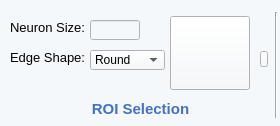
              <widget class="QWidget" name="widget_3" native="true">
               <property name="sizePolicy">
                <sizepolicy hsizetype="Fixed" vsizetype="Fixed">
                 <horstretch>0</horstretch>
                 <verstretch>0</verstretch>
                </sizepolicy>
               </property>
               <property name="minimumSize">
                <size>
                 <width>280</width>
                 <height>126</height>
                </size>
               </property>
               <property name="maximumSize">
                <size>
                 <width>280</width>
                 <height>126</height>
                </size>
               </property>
               <property name="styleSheet">
                <string notr="true">background-color: rgb(0, 255, 127);
background-color: rgb(245, 248, 250);
</string>
               </property>
               <widget class="QLabel" name="label_162">
                <property name="geometry">
                 <rect>
                  <x>10</x>
                  <y>20</y>
                  <width>94</width>
                  <height>17</height>
                 </rect>
                </property>
                <property name="sizePolicy">
                 <sizepolicy hsizetype="Fixed" vsizetype="Fixed">
                  <horstretch>0</horstretch>
                  <verstretch>0</verstretch>
                 </sizepolicy>
                </property>
                <property name="font">
                 <font>
                  <family>Arial</family>
                  <pointsize>10</pointsize>
                 </font>
                </property>
                <property name="text">
                 <string>Neuron Size:</string>
                </property>
                <property name="alignment">
                 <set>Qt::AlignLeading|Qt::AlignLeft|Qt::AlignTop</set>
                </property>
               </widget>
               <widget class="QLineEdit" name="OnNeuronSizeValue">
                <property name="geometry">
                 <rect>
                  <x>90</x>
                  <y>20</y>
                  <width>50</width>
                  <height>20</height>
                 </rect>
                </property>
                <property name="minimumSize">
                 <size>
                  <width>50</width>
                  <height>20</height>
                 </size>
                </property>
                <property name="maximumSize">
                 <size>
                  <width>50</width>
                  <height>20</height>
                 </size>
                </property>
               </widget>
               <widget class="QToolButton" name="OnAutoROIButton">
                <property name="geometry">
                 <rect>
                  <x>170</x>
                  <y>16</y>
                  <width>80</width>
                  <height>74</height>
                 </rect>
                </property>
                <property name="styleSheet">
                 <string notr="true">border-image: url(:/online/Asset 17.png);</string>
                </property>
                <property name="text">
                 <string/>
                </property>
               </widget>
               <widget class="QLabel" name="label_166">
                <property name="geometry">
                 <rect>
                  <x>10</x>
                  <y>50</y>
                  <width>93</width>
                  <height>17</height>
                 </rect>
                </property>
                <property name="sizePolicy">
                 <sizepolicy hsizetype="Fixed" vsizetype="Fixed">
                  <horstretch>0</horstretch>
                  <verstretch>0</verstretch>
                 </sizepolicy>
                </property>
                <property name="font">
                 <font>
                  <family>Arial</family>
                  <pointsize>10</pointsize>
                 </font>
                </property>
                <property name="text">
                 <string>Edge Shape:</string>
                </property>
                <property name="alignment">
                 <set>Qt::AlignLeading|Qt::AlignLeft|Qt::AlignTop</set>
                </property>
               </widget>
               <widget class="QComboBox" name="OnEdgeShapeValue">
                <property name="geometry">
                 <rect>
                  <x>90</x>
                  <y>50</y>
                  <width>75</width>
                  <height>20</height>
                 </rect>
                </property>
                <property name="minimumSize">
                 <size>
                  <width>75</width>
                  <height>20</height>
                 </size>
                </property>
                <property name="maximumSize">
                 <size>
                  <width>75</width>
                  <height>20</height>
                 </size>
                </property>
                <property name="font">
                 <font>
                  <family>Arial</family>
                 </font>
                </property>
                <item>
                 <property name="text">
                  <string>Round</string>
                 </property>
                </item>
                <item>
                 <property name="text">
                  <string>Freehand</string>
                 </property>
                </item>
               </widget>
               <widget class="QLabel" name="label_164">
                <property name="geometry">
                 <rect>
                  <x>10</x>
                  <y>101</y>
                  <width>261</width>
                  <height>16</height>
                 </rect>
                </property>
                <property name="sizePolicy">
                 <sizepolicy hsizetype="Fixed" vsizetype="Preferred">
                  <horstretch>0</horstretch>
                  <verstretch>0</verstretch>
                 </sizepolicy>
                </property>
                <property name="minimumSize">
                 <size>
                  <width>261</width>
                  <height>0</height>
                 </size>
                </property>
                <property name="font">
                 <font>
                  <family>Arial</family>
                  <pointsize>11</pointsize>
                  <weight>75</weight>
                  <bold>true</bold>
                 </font>
                </property>
                <property name="styleSheet">
                 <string notr="true">color: rgb(67, 114, 193);</string>
                </property>
                <property name="text">
                 <string>ROI Selection</string>
                </property>
                <property name="alignment">
                 <set>Qt::AlignCenter</set>
                </property>
               </widget>
               <widget class="QPushButton" name="OnROIShowButton">
                <property name="geometry">
                 <rect>
                  <x>260</x>
                  <y>51</y>
                  <width>8</width>
                  <height>16</height>
                 </rect>
                </property>
                <property name="minimumSize">
                 <size>
                  <width>8</width>
                  <height>16</height>
                 </size>
                </property>
                <property name="maximumSize">
                 <size>
                  <width>8</width>
                  <height>16</height>
                 </size>
                </property>
                <property name="styleSheet">
                 <string notr="true">border-image: url(:/online/Arrow.png);</string>
                </property>
                <property name="text">
                 <string/>
                </property>
               </widget>
               <widget class="Line" name="line_3">
                <property name="geometry">
                 <rect>
                  <x>275</x>
                  <y>12</y>
                  <width>2</width>
                  <height>106</height>
                 </rect>
                </property>
                <property name="sizePolicy">
                 <sizepolicy hsizetype="Fixed" vsizetype="Fixed">
                  <horstretch>0</horstretch>
                  <verstretch>0</verstretch>
                 </sizepolicy>
                </property>
                <property name="minimumSize">
                 <size>
                  <width>2</width>
                  <height>106</height>
                 </size>
                </property>
                <property name="maximumSize">
                 <size>
                  <width>2</width>
                  <height>106</height>
                 </size>
                </property>
                <property name="orientation">
                 <enum>Qt::Vertical</enum>
                </property>
               </widget>
              </widget>
